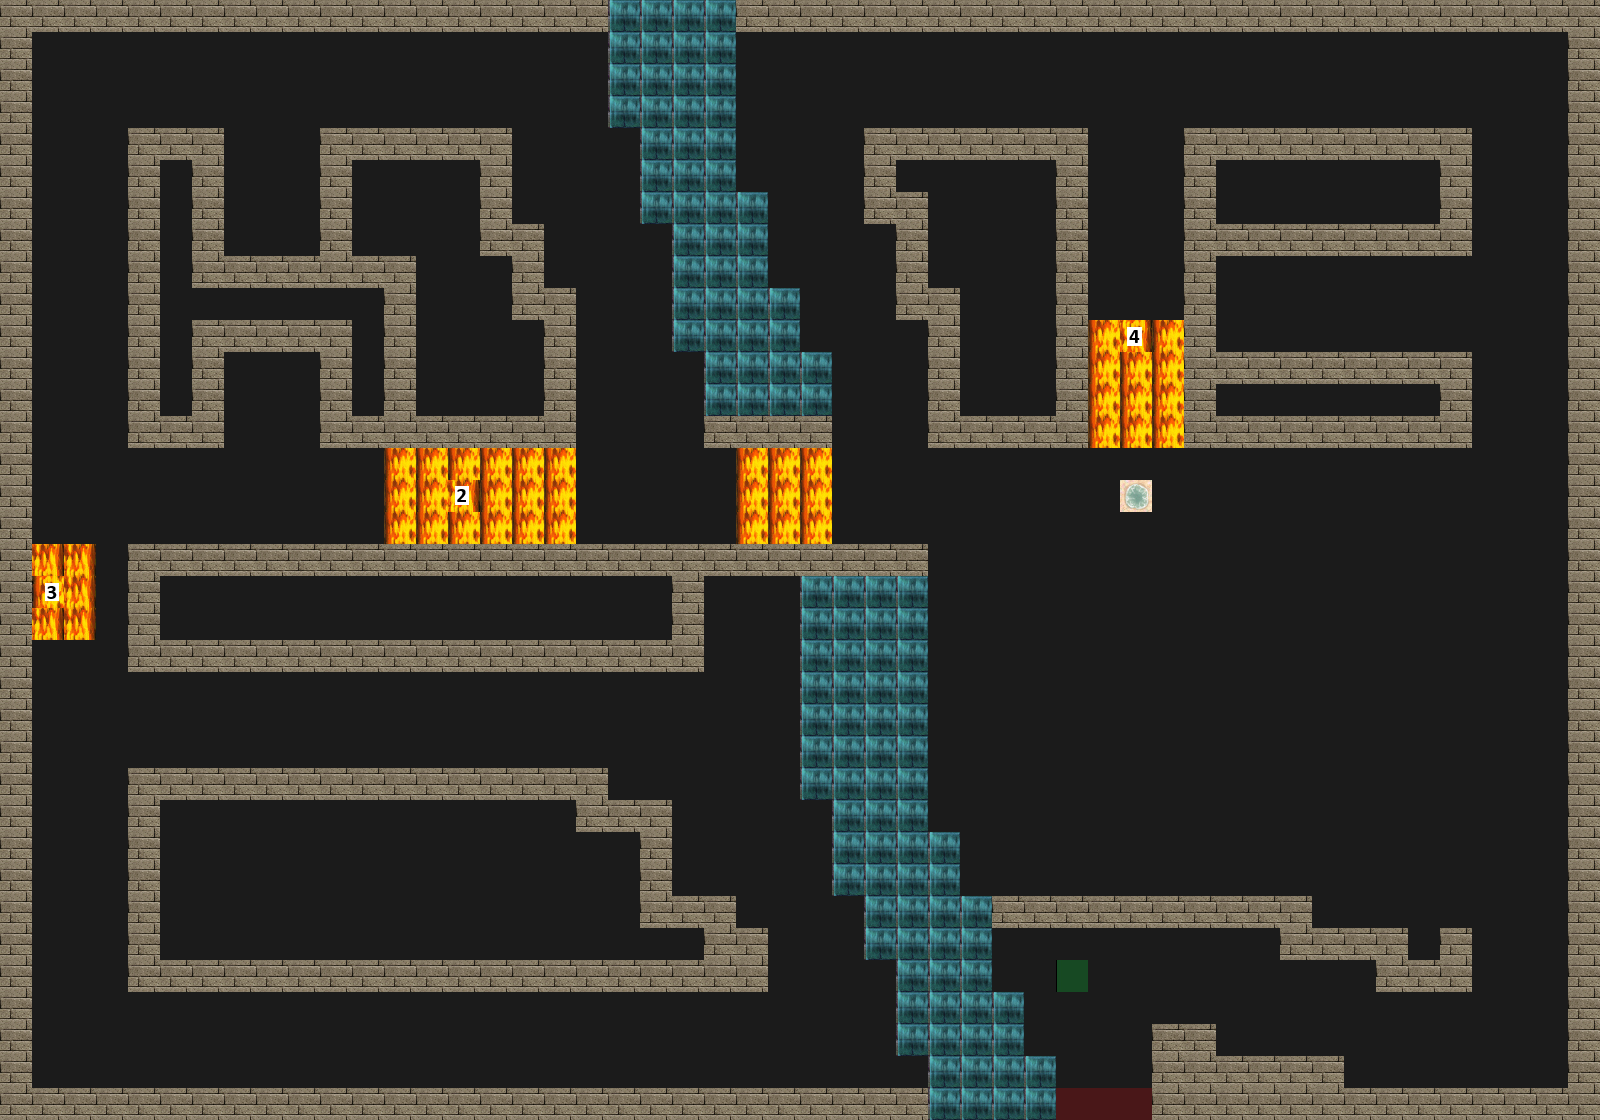

This is a level from a 2D game, rendered from its Tiled map with the project's own tilesets. A one-line summary and the map file follow, with tile-layer data summarised:
An orthogonal 50x35 tile map with 32x32 px tiles, 4 tile layers (Road, Wall, Utility, Trap), 4 tilesets.

<map version="1.0" tiledversion="1.1.5" orientation="orthogonal" renderorder="right-down" width="50" height="35" tilewidth="32" tileheight="32" infinite="0" nextobjectid="1">
 <tileset firstgid="1" source="tilesets/wallsandroofs.tsx" />
 <tileset firstgid="257" source="tilesets/meta.tsx" />
 <tileset firstgid="259" source="tilesets/road.tsx" />
 <tileset firstgid="260" source="tilesets/traps.tsx" />
 <layer name="Road" width="50" height="35">
  <data>[1750 cells, 1750 non-empty, 1 distinct tile ids]</data>
 </layer>
 <layer name="Wall" width="50" height="35">
  <data>[1750 cells, 535 non-empty, 2 distinct tile ids]</data>
 </layer>
 <layer name="Utility" width="50" height="35">
  <data>[1750 cells, 4 non-empty, 2 distinct tile ids]</data>
 </layer>
 <layer name="Trap" width="50" height="35">
  <data>[1750 cells, 46 non-empty, 6 distinct tile ids]</data>
 </layer>
</map>
